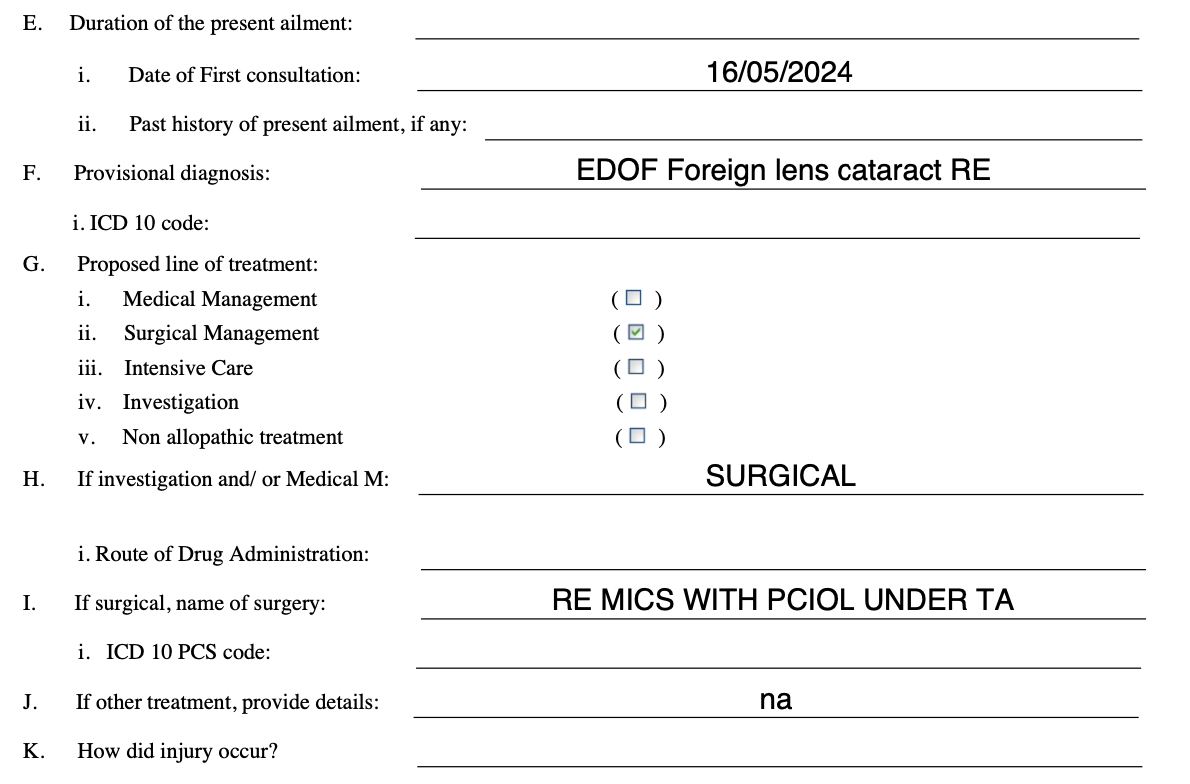
#> input picture ocr-backend/input1/Sample7.png, 1190 x 784 px, found by its file name
$ jupyter execute --allow-errors ImagePreProcessing.ipynb   (shell and % lines are left out)
#> lines starting #> are read from the running program, lines starting #| are printed output that depends on the picture
[cell 1]
import pytesseract

# Specify the tesseract command path
pytesseract.pytesseract.tesseract_cmd = '/usr/bin/tesseract'

[cell 2]
import numpy as np
import cv2
import pytesseract
from google.colab.patches import cv2_imshow
from fuzzywuzzy import fuzz

def preprocess_image(img):
    gray = cv2.cvtColor(np.array(img), cv2.COLOR_BGR2GRAY)
    resized = cv2.resize(gray, None, fx=1, fy=1, interpolation=cv2.INTER_LANCZOS4)
    processed_image = cv2.adaptiveThreshold(
        resized,
        255,
        cv2.ADAPTIVE_THRESH_GAUSSIAN_C,
        cv2.THRESH_BINARY,
        65,
        13
    )
    return processed_image

def extract_text_with_boxes(image_path):
#> called with image_path = '/content/Sample7.png'
    image = cv2.imread(image_path)
#> image is the input picture: shape (784, 1190, 3); mean B, G, R 244.7, 244.7, 244.6
    processed_image = preprocess_image(image)
#> in preprocess_image, `processed_image = cv2.adaptiveThreshold( resized, 255, cv2.ADAPTIVE_TH..`:
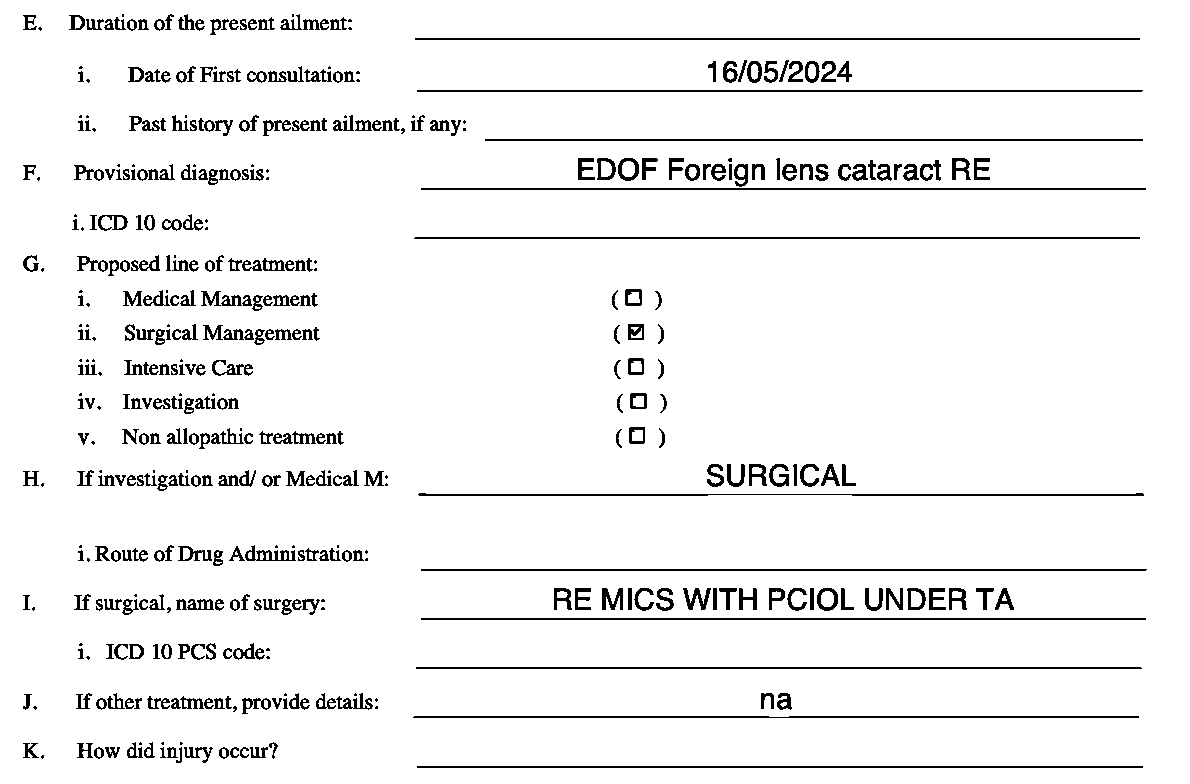
#> processed_image: shape (784, 1190); 94.5% white; black in thin lines or dots
    data = pytesseract.image_to_data(processed_image, output_type=pytesseract.Output.DICT)

    extracted_data = []
    for i in range(len(data['text'])):
        text = data['text'][i].strip()
        if text:
            extracted_data.append({
                'text': text,
                'box': {
                    'x': data['left'][i],
                    'y': data['top'][i],
                    'width': data['width'][i],
                    'height': data['height'][i]
                }
            })

    return image, extracted_data

def draw_provisional_diagnosis_box_and_extract_rois(image, extracted_data):
    rois = []
    height, width, _ = image.shape
    best_match = None
    highest_ratio = 0
    for item in extracted_data:
        text = item['text']
        box = item['box']

        if is_similar_to_diagnosis(text):
            ratio = fuzz.ratio(text.lower(), "diagnosis")
            if ratio > highest_ratio:
                highest_ratio = ratio
                best_match = item

    if best_match:
        box = best_match['box']
        cv2.rectangle(image,
                      (box['x'] + 200, box['y'] - 40),
                      (width, box['y'] + box['height'] + 30),
                      (0, 255, 0), 2)
        roi = image[box['y']-40:box['y'] + box['height']+30, box['x'] + 200:width]
        rois.append(roi)

    return rois

def is_similar_to_diagnosis(text, threshold=80):
    keywords = ["diagnosis", "provisional diagnosis"]
    for keyword in keywords:
        if fuzz.ratio(text.lower(), keyword) >= threshold:
            return True
    return False

image_path = "/content/Sample7.png"  # Replace with your image path
#> (the rest of this cell did not finish here and is left out)
